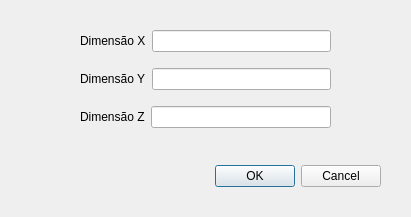
<?xml version="1.0" encoding="UTF-8"?>
<ui version="4.0">
 <class>Dialog</class>
 <widget class="QDialog" name="Dialog">
  <property name="geometry">
   <rect>
    <x>0</x>
    <y>0</y>
    <width>411</width>
    <height>217</height>
   </rect>
  </property>
  <property name="windowTitle">
   <string>Dialog</string>
  </property>
  <widget class="QDialogButtonBox" name="buttonBox">
   <property name="geometry">
    <rect>
     <x>40</x>
     <y>160</y>
     <width>341</width>
     <height>32</height>
    </rect>
   </property>
   <property name="orientation">
    <enum>Qt::Horizontal</enum>
   </property>
   <property name="standardButtons">
    <set>QDialogButtonBox::Cancel|QDialogButtonBox::Ok</set>
   </property>
  </widget>
  <widget class="QWidget" name="">
   <property name="geometry">
    <rect>
     <x>80</x>
     <y>20</y>
     <width>251</width>
     <height>121</height>
    </rect>
   </property>
   <layout class="QVBoxLayout" name="verticalLayout">
    <item>
     <layout class="QHBoxLayout" name="horizontalLayout">
      <item>
       <widget class="QLabel" name="label">
        <property name="text">
         <string>Dimensão X</string>
        </property>
       </widget>
      </item>
      <item>
       <widget class="QLineEdit" name="lineEditDimX"/>
      </item>
     </layout>
    </item>
    <item>
     <layout class="QHBoxLayout" name="horizontalLayout_2">
      <item>
       <widget class="QLabel" name="label_2">
        <property name="text">
         <string>Dimensão Y</string>
        </property>
       </widget>
      </item>
      <item>
       <widget class="QLineEdit" name="lineEditDimY"/>
      </item>
     </layout>
    </item>
    <item>
     <layout class="QHBoxLayout" name="horizontalLayout_3">
      <item>
       <widget class="QLabel" name="label_3">
        <property name="text">
         <string>Dimensão Z</string>
        </property>
       </widget>
      </item>
      <item>
       <widget class="QLineEdit" name="lineEditDimZ"/>
      </item>
     </layout>
    </item>
   </layout>
  </widget>
 </widget>
 <resources/>
 <connections>
  <connection>
   <sender>buttonBox</sender>
   <signal>accepted()</signal>
   <receiver>Dialog</receiver>
   <slot>accept()</slot>
   <hints>
    <hint type="sourcelabel">
     <x>248</x>
     <y>254</y>
    </hint>
    <hint type="destinationlabel">
     <x>157</x>
     <y>274</y>
    </hint>
   </hints>
  </connection>
  <connection>
   <sender>buttonBox</sender>
   <signal>rejected()</signal>
   <receiver>Dialog</receiver>
   <slot>reject()</slot>
   <hints>
    <hint type="sourcelabel">
     <x>316</x>
     <y>260</y>
    </hint>
    <hint type="destinationlabel">
     <x>286</x>
     <y>274</y>
    </hint>
   </hints>
  </connection>
 </connections>
</ui>
